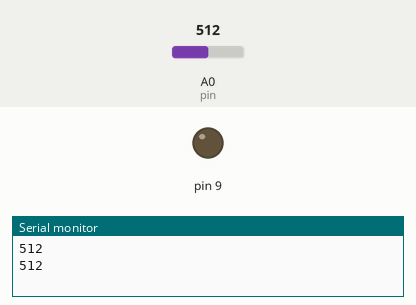
Recording of a sketch running on a simulated Arduino Uno, built with avr-gcc and run on an emulated ATmega328P. Shown: output pins drawn as LEDs (lit = HIGH), the last lines printed to the serial monitor. Inputs (shaded band) come from the test bench; at power-on: A0 (pin) = 512.

Above: at 1.8 s.
1.9 s: A0 (pin) set to 0
At 2.9 s:
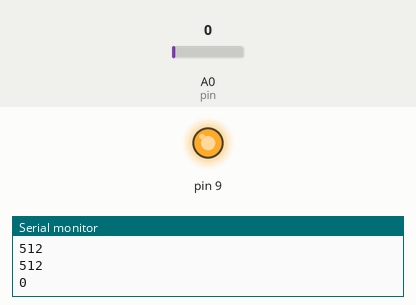
3.5 s: A0 (pin) set to 122
Timing chart, 0 to 6.5 s (numbered marks = the images above; inputs shaded):
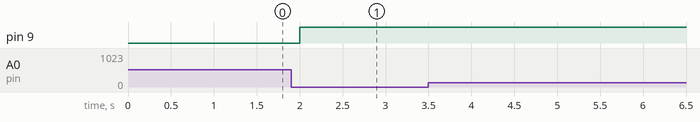

Measured:
- after the input at 1.9 s, pin 9: LOW → HIGH after 0.10 s

The sketch:

ldr1.ino
```cpp
int pin=A0;
int value;
void setup() {
  Serial.begin(9600);


}

void loop() {
value=analogRead(pin);
Serial.println(value);
if (value==0)
{
  analogWrite(9,500);
}
delay(1000);

}
```
